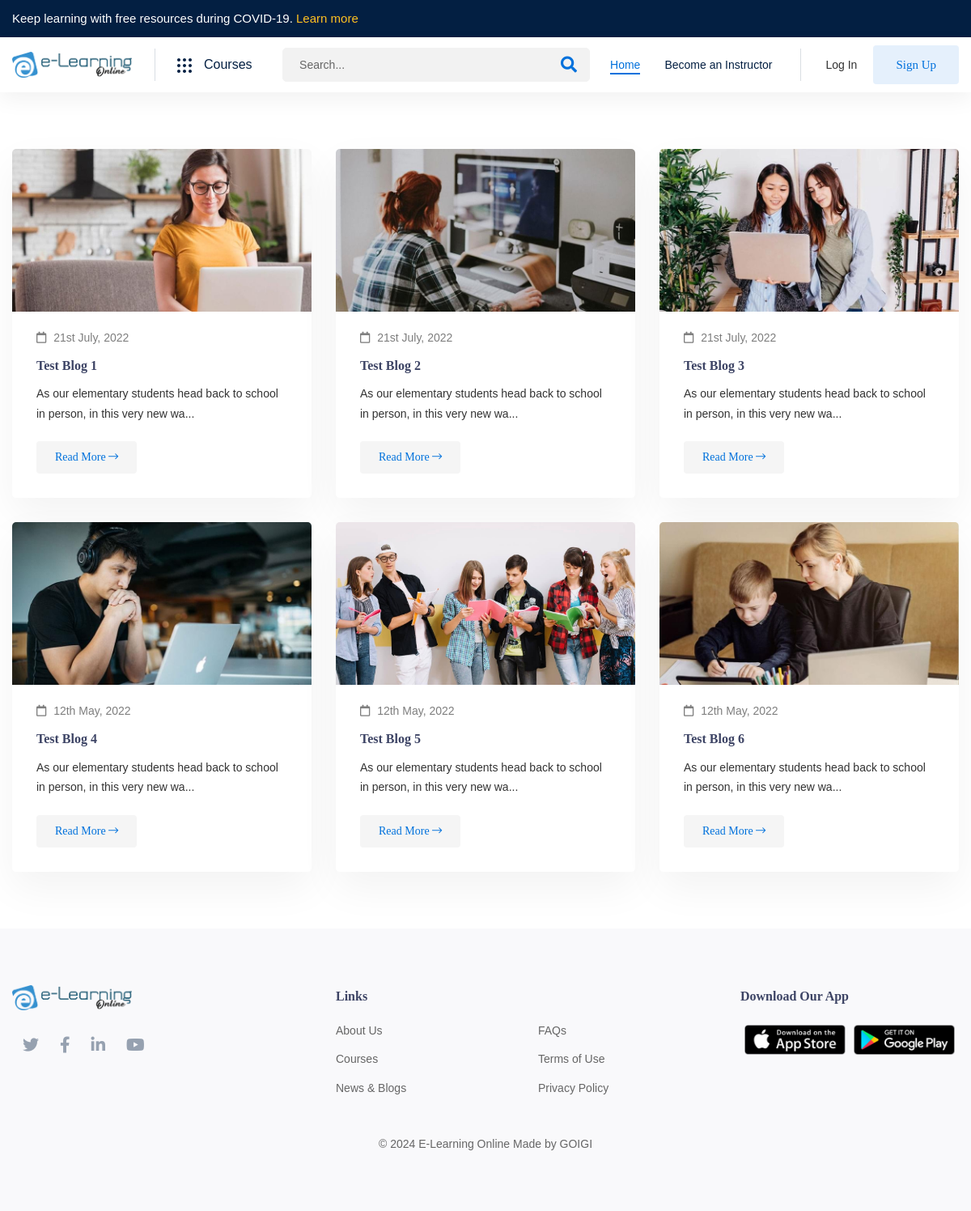
The app's page /index.php/home/bloglist with its own data.
### tables this page shows
CREATE TABLE `settings` (
  `settingId` bigint(20) NOT NULL,
  `logo` varchar(500) DEFAULT NULL,
  `favicon` varchar(500) DEFAULT NULL,
  `title` varchar(500) DEFAULT NULL,
  `company` varchar(200) NOT NULL,
  `address` varchar(500) DEFAULT NULL,
  `email` varchar(500) DEFAULT NULL,
  `phone` varchar(500) DEFAULT NULL,
  `facebook` tinytext,
  `twitter` tinytext,
  `linkedin` tinytext,
  `instagram` tinytext,
  `member_subscription` int(2) NOT NULL,
  `member_activity` int(2) NOT NULL,
  `weekly_report` int(2) NOT NULL
);

CREATE TABLE `blogs` (
  `articleId` bigint(20) NOT NULL,
  `title` varchar(255) DEFAULT NULL,
  `thumbnail` varchar(255) DEFAULT NULL,
  `descriptions` text,
  `created` datetime DEFAULT NULL,
  `updated` timestamp NOT NULL DEFAULT CURRENT_TIMESTAMP ON UPDATE CURRENT_TIMESTAMP,
  `status` tinyint(3) NOT NULL DEFAULT '1' COMMENT '0=Inactive, 1=Active'
);

### application/controllers/Home.php (called while the page is built, shortened)
<?php
class Home extends My_Controller
{
	public function __construct()
    {
    	$this->load->model('Commonmodel');
    	$this->load->helper('form');
		$this->load->helper(array('url','front_helper'));
		$this->load->library("pagination");
    }
	public function bloglist()
	{
		$data['title'] = "Blog Page";
		$sql = "SELECT b.* FROM blogs AS b  ORDER BY b.articleId  DESC";
		$data['list'] = $this->mymodel->fetch($sql);
		$this->load->view('header', $data);
		$this->load->view('blog_list');
		$this->load->view('footer');
	}
}

### index.php (called while the page is built, shortened)
<?php
require_once BASEPATH.'core/CodeIgniter.php';

### application/core/MY_Model.php (called while the page is built, shortened)
<?php
class MY_Model extends CI_Model {
	public function get($table, $single = False, $col = NULL, $id = NULL, $limit = NULL, $order_by = NULL)
	{
		if (!$col == NULL && !$id == NULL) {
			$this->db->where($col, $id);
		}
		$this->db->from($table);
		if ($single == FALSE) {
			$method = 'result';
		} else {
			$method = 'row';
		}
		$query = $this->db->get();
		$result = $query->$method();
		return $result;
	}
	public function fetch($sql, $single = FALSE)
	{
		$query = $this->db->query($sql);
		if ($single == FALSE) {
			$result = $query->result();
		} else {
			$result = $query->row();
		}
		return $result;
	}
}

### application/views/blog_list.php (the view)
<div class="blog-section section-padding-01">
    <div class="container custom-container">
        <div class="row gy-6 grid">
          <?php
            if(!empty($list)){
              foreach($list as $key => $blog){
                $blog_desc = strip_tags(html_entity_decode($blog->descriptions));
          ?>
                <div class="col-xl-4 col-md-6 grid-item">
                    <div class="blog-item-02" data-aos="fade-up" data-aos-duration="1000">
                        <div class="blog-item-02__image">
                            <?php if (@$blog->thumbnail && file_exists('./uploads/blogs/'.@$blog->thumbnail)) { ?>
                                <img src="<?= base_url('uploads/blogs/'.@$blog->thumbnail) ?>" alt="<?= $blog->title ?>" style="width: 370px;height: 201px;">
                            <?php } else { ?>
                                <img src="<?= base_url('uploads/noimg.png') ?>" alt="<?= $blog->title ?>" style="width: 370px;height: 201px;">
                            <?php } ?>
                        </div>
                        <div class="blog-item-02__content">
                            <div class="blog-item-02__meta">
                                <span class="meta-action"><i class="far fa-calendar"></i> <?=date('jS F, Y',strtotime($blog->created))?></span>
                            </div>
                            <h3 class="blog-item-02__title"><a href="<?=base_url('blog/'.$blog->articleId)?>"><?=$blog->title?></a></h3>
                            <p><?=substr($blog_desc,0,77)."..."?></p>
                            <a class="blog-item-02__more btn btn-light btn-hover-white" href="<?=base_url('blog/'.$blog->articleId)?>">Read More <i class="fal fa-long-arrow-right"></i></a>
                        </div>
                    </div>
                </div>
            <?php } }else{ ?>
                 <div class="text-center"><span>No Blog is available at this time</span></div>
            <?php } ?>
        </div>
    </div>
</div>

### application/views/header.php (shortened to what this page needs)
<?php
    $settings = $this->mymodel->get('settings', true, 'settingId', '1');
?>
<!DOCTYPE html>
<html class="no-js" lang="en">
<head>
    <link rel="stylesheet" href="<?=base_url('frontend/css/vendor/fontawesome-all.min.css')?>">
    <link rel="stylesheet" href="<?=base_url('frontend/css/vendor/bootstrap.min.css')?>">
    <link rel="stylesheet" href="<?=base_url('frontend/css/vendor/edumall-icon.css')?>">
    <link rel="stylesheet" href="<?=base_url('frontend/css/plugins/aos.css')?>">
    <link rel="stylesheet" href="<?=base_url('frontend/css/plugins/swiper-bundle.min.css')?>">
    <link rel="stylesheet" href="<?=base_url('frontend/css/plugins/perfect-scrollbar.css')?>">
    <link rel="stylesheet" href="<?=base_url('frontend/css/plugins/jquery.powertip.min.css')?>">
    <link rel="stylesheet" href="<?=base_url('frontend/css/plugins/glightbox.min.css')?>">
    <link rel="stylesheet" href="<?=base_url('frontend/css/plugins/flatpickr.min.css')?>">
    <link rel="stylesheet" href="<?=base_url('frontend/css/plugins/ion.rangeSlider.min.css')?>">
    <link rel="stylesheet" href="<?=base_url('frontend/css/plugins/select2.min.css')?>">
    <link rel="stylesheet" href="<?= base_url('plugins/sweetalert/sweetalert.css');?>">
    <link rel="stylesheet" href="<?= base_url('frontend/css/owl.carousel.min.css');?>">
    <link rel="stylesheet" href="<?=base_url('frontend/css/style.css')?>">
    <link rel="stylesheet" href="<?=base_url('frontend/css/custom.css')?>">
</head>
<body>
    <main class="main-wrapper">
        <div class="header-section header-sticky">
            <div class="header-top d-none d-sm-block">
                <div class="container">
                    <div class="header-top-bar-wrap">
                        <div class="row">
                            <div class="col-lg-8">
                                <div class="header-top-bar-wrap__text">
                                    <p>
                                        Keep learning with free resources during <strong>COVID-19.</strong> <a href="#">Learn more</a>
                                    </p>
                                </div>
                            </div>
                            <div class="col-lg-4">
                            </div>
                        </div>
                    </div>
                </div>
            </div>
            <div class="header-main">
                <div class="container">
                    <div class="header-main-wrapper">
                        <div class="header-logo">
                            <a class="header-logo__logo" href="<?=base_url()?>"><img src="<?= base_url('uploads/logos/'.@$settings->logo) ?>" width="296" height="64" alt="Logo"></a>
                        </div>
                        <div class="header-category-menu d-none d-xl-block">
                            <a href="<?=base_url('courselist')?>" class="header-category-toggle">
                                <div class="header-category-toggle__icon">
                                </div>
                                <div class="header-category-toggle__text">Courses</div>
                            </a>
                        </div>
                        <div class="header-inner">
                            <div class="header-serach">
                                <form action="<?=base_url('courselist')?>" method="post">
                                    <input type="text" name="search_text" class="header-serach__input" placeholder="Search...">
                                    <button type="submit" class="header-serach__btn"><i class="fas fa-search"></i></button>
                                </form>
                            </div>
                            <div class="header-navigation d-none d-xl-block">
                                <nav class="menu-primary">
                                    <ul class="menu-primary__container">
                                        <li><a class="active" href="<?=base_url()?>"><span>Home</span></a></li>
                                        <?php if (!$this->session->has_userdata('instructor')){ ?>
                                        <li><a href="<?=base_url('become-a-instructor')?>"><span>Become an Instructor</span></a></li>
                                    <?php }?>
                                    </ul>
                                </nav>
                            </div>
                            <div class="header-user d-none d-lg-flex">
                                <?php if ($this->session->has_userdata('userId') && $this->session->has_userdata('student')){?>
                                    <nav class="menu-primary">
                                        <ul class="menu-primary__container">
                                            <li><a class="" href="<?=base_url('student/dashboard')?>"><span>Dashboard</span></a></li>
                                            <li><a href="<?=base_url('login/logout')?>">Logout</a></li>
                                        </ul>
                                    </nav>
                            <?php } else { ?>
                                <div class="header-user__button">
                                    <button class="header-user__login" data-bs-toggle="modal" data-bs-target="#loginModal" data-backdrop="static" data-keyboard="false"  data-toggle="modal">Log In</button>
                                </div>
                                <div class="header-user__button">
                                    <button class="header-user__signup btn btn-primary btn-hover-primary" id="userRegisterModalOpening">Sign Up</button>
                                </div>
                            <?php }?>
                            </div>
                        </div>
                    </div>
                </div>
            </div>
        </div>

### application/views/footer.php (shortened to what this page needs)
<?php $settings = $this->mymodel->get('settings', true, 'settingId', '1'); ?>
<div class="footer-section footer-bg-1">
    <div class="footer-widget-area section-padding-01">
        <div class="container">
            <div class="row gy-6">
                <div class="col-lg-4">
                    <div class="footer-widget ">
                        <a href="<?=base_url()?>" class="footer-widget__logo"><img src="<?= base_url('uploads/logos/'.@$settings->logo) ?>" alt="Logo" width="150" height="32"></a>
                        <div class="footer-widget__social justify-content-start">
                            <a href="https://twitter.com/" target="_blank"><i class="fab fa-twitter"></i></a>
                            <a href="https://www.facebook.com/" target="_blank"><i class="fab fa-facebook-f"></i></a>
                            <a href="https://www.linkedin.com/" target="_blank"><i class="fab fa-linkedin-in"></i></a>
                            <a href="https://www.youtube.com/" target="_blank"><i class="fab fa-youtube"></i></a>
                        </div>
                    </div>
                </div>
                <div class="col-lg-5">
                    <div class="footer-widget">
                        <h4 class="footer-widget__title">Links</h4>
                        <div class="row">
                            <div class="col-lg-6">
                                <ul class="footer-widget__link">
                                    <li><a href="<?=base_url('about-us')?>">About Us</a></li>
                                    <li><a href="<?=base_url('courselist')?>">Courses</a></li>
                                    <li><a href="<?=base_url('blogs')?>">News & Blogs</a></li>
                                </ul>
                            </div>
                            <div class="col-lg-6">
                                <ul class="footer-widget__link ">
                                    <li><a href="<?=base_url('faqs')?>">FAQs</a></li>
                                    <li><a href="<?=base_url('terms-and-conditions')?>">Terms of Use</a></li>
                                    <li><a href="<?=base_url('privacy-policy')?>">Privacy Policy</a></li>
                                </ul>
                            </div>
                        </div>
                    </div>
                </div>
                <div class="col-lg-3">
                    <div class="footer-widget">
                        <h4 class="footer-widget__title">Download Our App </h4>
                        <div class="d-flex appdownload mb-3">
                            <a href="#"><img src="<?= base_url('frontend/images/appstores.png')?>"></a>
                            <a href="#"><img src="<?= base_url('frontend/images/play-store.png')?>"></a>
                        </div>
                    </div>
                </div>
                <div class="col-lg-12 text-center">
                    <p class="footer-widget__copyright">&copy;  <?=date('Y')?> <span> <?=$settings->title?> </span> Made by <a href="https://www.goigi.com" target="_blank">GOIGI</a></p>
                </div>
            </div>
        </div>
    </div>
</div>
</main>
</body>
</html>

### frontend/css/custom.css (style rules this page uses)
:root { --tooltip-color: #563d7c; }
.appdownload a { padding: 5px; }
.appdownload img { width: 141px; }
body { top: 0 !important; }

### records on screen
settings: logo (picture), title "E-Learning Online"
blogs: thumbnail (picture), created "21st July, 2022", title "Test Blog 1", descriptions "As our elementary students head back to school in person, in this very new wa"
blogs: thumbnail (picture), created "21st July, 2022", title "Test Blog 2", descriptions "As our elementary students head back to school in person, in this very new wa"
blogs: thumbnail (picture), created "21st July, 2022", title "Test Blog 3", descriptions "As our elementary students head back to school in person, in this very new wa"
blogs: thumbnail (picture), created "12th May, 2022", title "Test Blog 4", descriptions "As our elementary students head back to school in person, in this very new wa"
blogs: thumbnail (picture), created "12th May, 2022", title "Test Blog 5", descriptions "As our elementary students head back to school in person, in this very new wa"
blogs: thumbnail (picture), created "12th May, 2022", title "Test Blog 6", descriptions "As our elementary students head back to school in person, in this very new wa"
